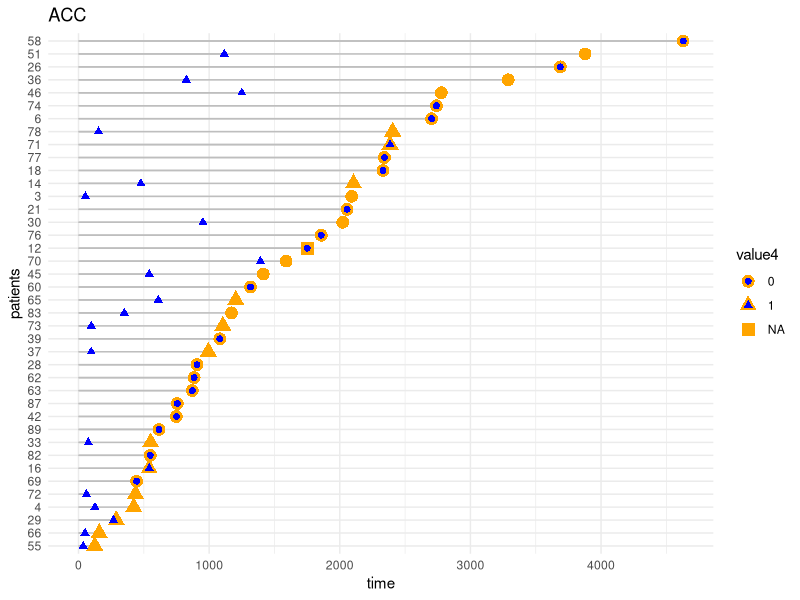
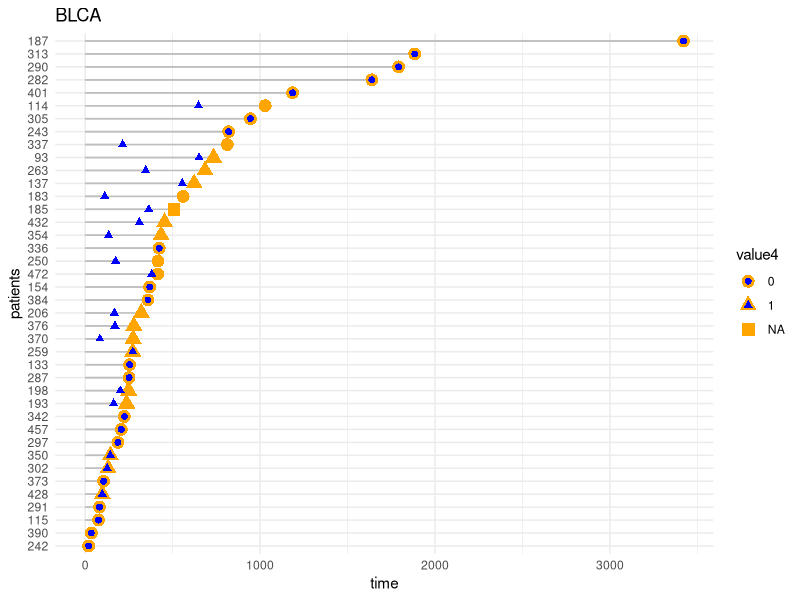
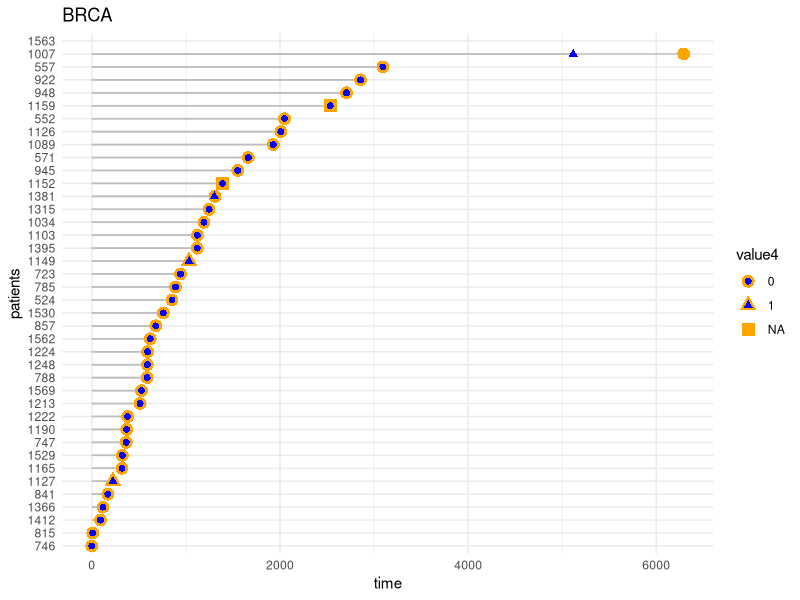
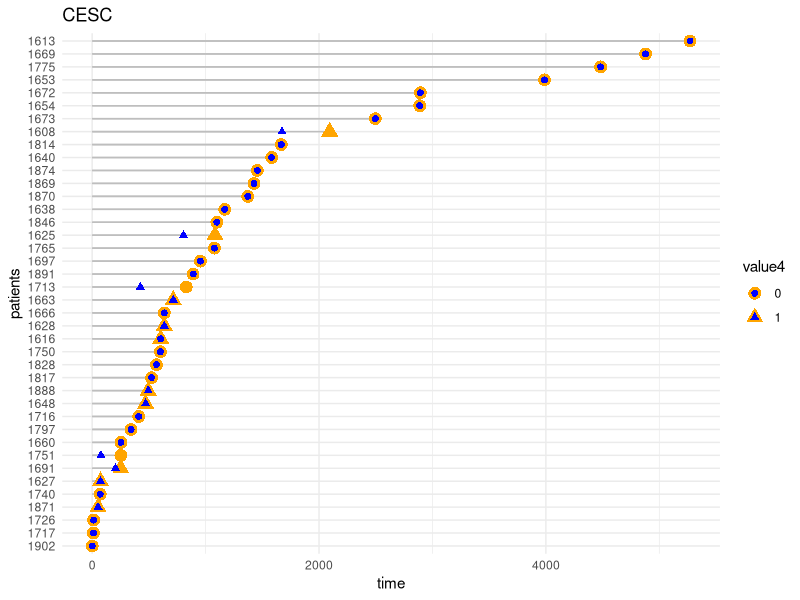
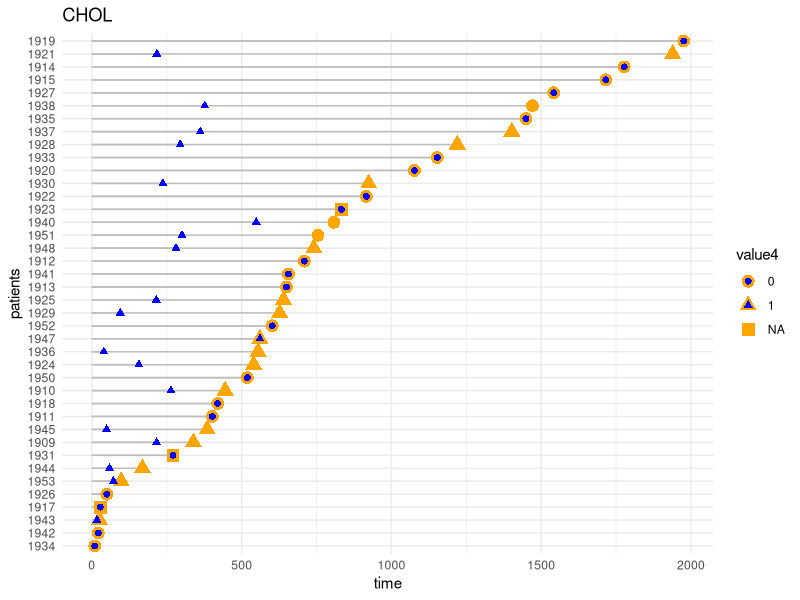
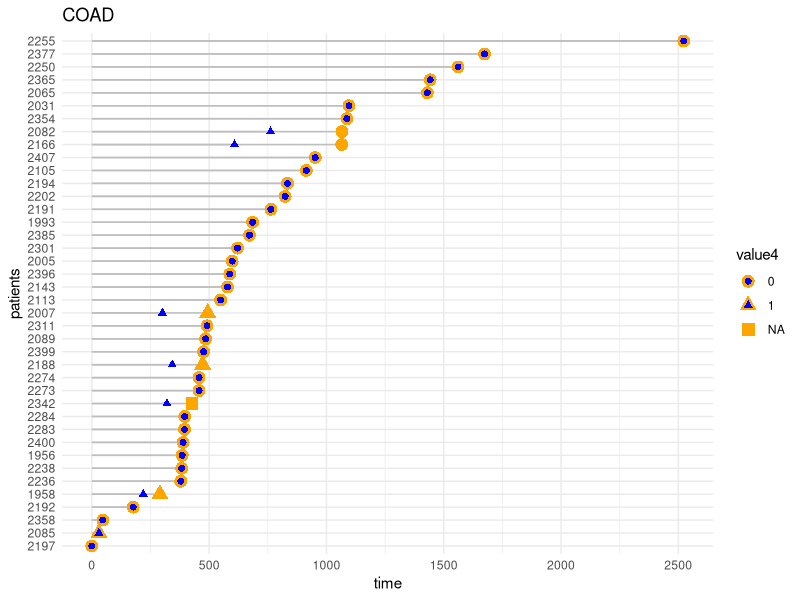
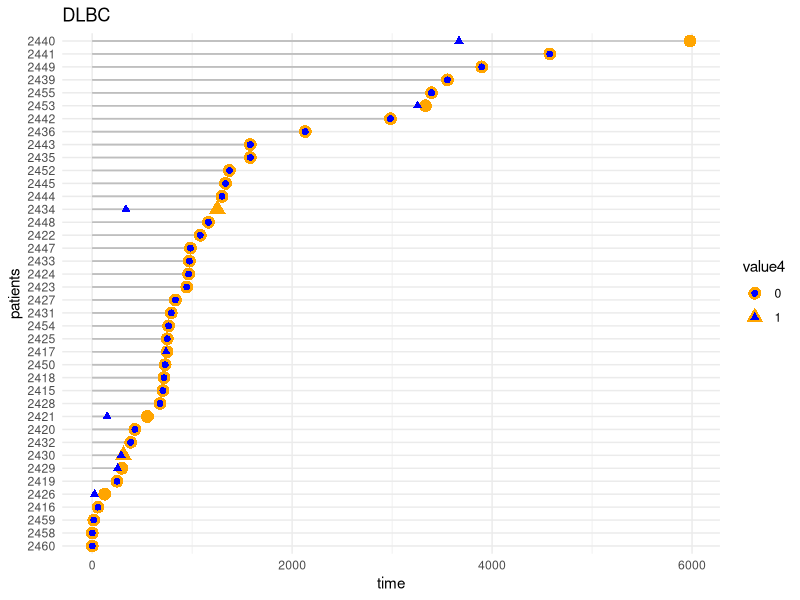
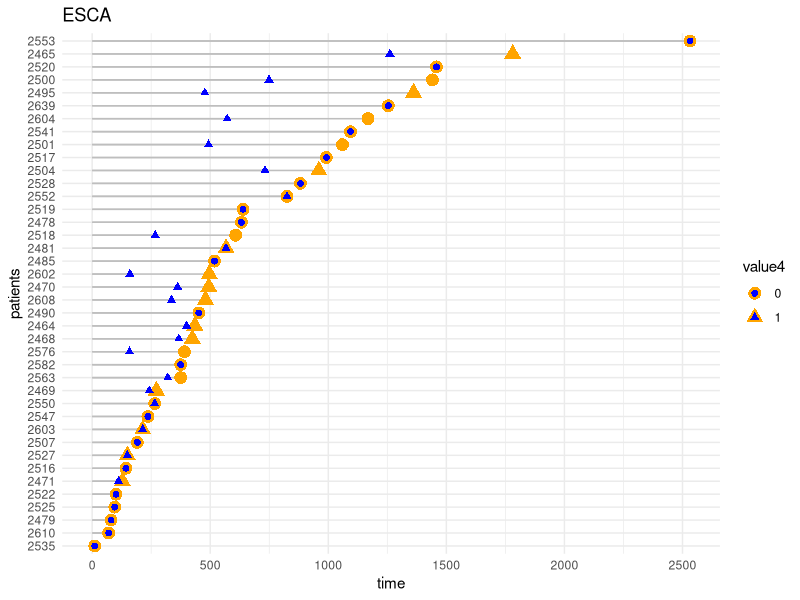

The R source for these figures, in order:
## ---- chunk 1
knitr::opts_chunk$set(collapse=TRUE, comment = "#>", fig.width=13, fig.height=10, eval=TRUE, echo=FALSE, results="hide")
## ---- chunk 2
df <- read.csv("data/TCGA-CDR_data.csv",sep=",")
#df <- df[,c(-1,-2)]
quant <- c("age_at_initial_pathologic_diagnosis","initial_pathologic_dx_year","birth_days_to","last_contact_days_to","death_days_to","new_tumor_event_dx_days_to","OS.time","DSS.time","DFI.time","PFI.time")
cat <- colnames(df[,!colnames(df) %in% quant])

for( i in quant){
  df[,i] <- as.numeric(df[,i])
}

df[df=="[Discrepancy]"] <- "NA"
df[df=="[Not Applicable]"] <- "NA"
df[df=="[Not Available]"] <- "NA"
df[df=="[Unknown]"] <- "NA"
df[df=="#N/A"] <- "NA"
df[df=="=#N/D"] <- "NA"
## ---- chunk 3
library(tidyverse)

for (cancer in levels(as.factor(df$type)) ) {
  
  df_temp=df[df$type==cancer,]
  df_temp$DSS.time= as.numeric(df_temp$DSS.time)
  df_temp$PFI.time=as.numeric(df_temp$PFI.time)
  dfs_temp=df_temp[df_temp$X %in% sample(df_temp$X, 40),]
  value1 <- rep(0,length(dfs_temp$X))
  data <- data.frame(
    x=dfs_temp$X, 
    value1=value1, 
    value2=value1+ dfs_temp$DSS.time,
    value3=value1+ dfs_temp$PFI.time,
    value4=dfs_temp$DSS,
    value5=dfs_temp$PFI
  )
  
  data <- data %>% 
    rowwise() %>% 
    mutate( mymean = mean(value2) ) %>% 
    arrange(mymean) %>% 
    mutate(x=factor(x, x))
  
  p=ggplot(data) +
    geom_segment( aes(x=x, xend=x, y=value1, yend=value2), color="grey") +
    geom_segment( aes(x=x, xend=x, y=value1, yend=value3), color="grey")+
    geom_point( aes(x=x, y=value2, shape = value4 ), color="orange", size=4 ) +
    geom_point( aes(x=x, y=value3, shape = value5), color="blue", size=2 ) +
    coord_flip()+
    
    theme_minimal()+
    theme(
      legend.position = "right"
    ) +
    xlab("patients") +
    ylab("time")+
    
    ggtitle(cancer)
  
 print(p)
  
}


  

